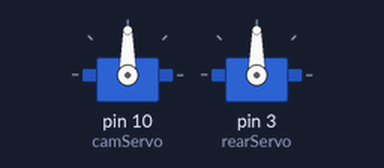
The sketch below on a simulated Arduino Uno, built with avr-gcc and run on an emulated ATmega328P. Shown: 2 × servo.

Above: at 0.05 s.
At 4.0 s:
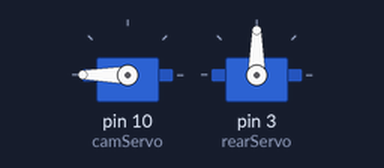
At 6.0 s:
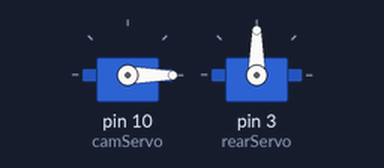
At 8.0 s:
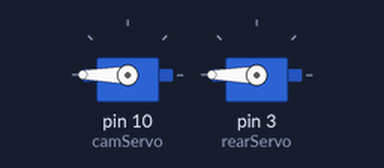
Timing chart, 0 to 10.4 s (numbered marks = the images above):
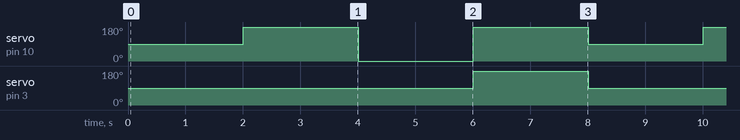

The sketch:

Servo_Testing.ino
```cpp
#include <Servo.h>
Servo camServo;
Servo rearServo; // create servo object to position camera to the rear

//Variables for delaying sensors
unsigned long previousMillis = 0;
//interval constant 10 seconds
const long interval = 10000;
//Time variables
unsigned long lastDebounceTime = 0; //the last time the output pin was toggled
unsigned long debounceDelay = 2000; //the debounce time.
int counter = 0;

void setup() {
  // put your setup code here, to run once:
  camServo.attach(10);
  rearServo.attach(3);
  camServo.write(90); //set the servo to face forward
  rearServo.write(90);
}

void loop() {
  // put your main code here, to run repeatedly:
  if((millis() - lastDebounceTime) > debounceDelay)
  {
    //Set the servo switch back to true now that 10 seconds have passed
   // moveCamera = true;
    Serial.print("Checking debounce time: ");
    Serial.println((millis() - lastDebounceTime));

    if (counter == 0){
      //if counter == 0 move left

      moveServos(180,90);
      counter++;
      lastDebounceTime = millis();
    }
    else if (counter == 1){
      //if counter == 1 move right
      moveServos(0,90);
      counter++;
      lastDebounceTime = millis();
    }
    else if (counter == 2){
      //if counter == 2 move behind
      moveServos(180,180);
      counter++;
      lastDebounceTime = millis();
    }
    else if (counter == 3){
      //if counter == 3 move front
      moveServos(90,90);
      counter = 0;
      lastDebounceTime = millis();
    }


  }
}
```

servoController.ino
```cpp
void moveServos(int cameraAngle, int rearAngle){
  camServo.write(cameraAngle);
  rearServo.write(rearAngle);
}
```

Measured:
- by itself, servo on pin 10 (camServo): repeats every 8.0 s: 0° 2.0 s, 180° 2.0 s, 90° 2.0 s, 180° 2.0 s
- by itself, servo on pin 3 (rearServo): alternates 180° for 2.0 s and 90° for 6.0 s
